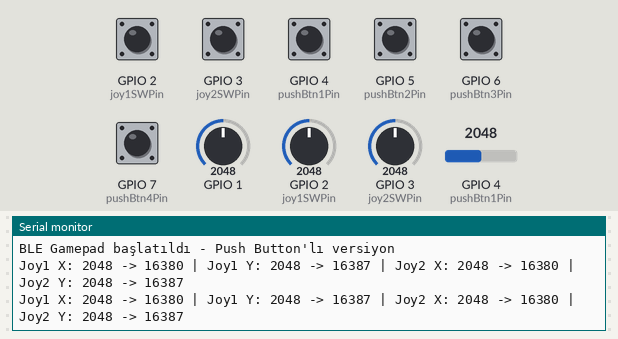
Bench run of a sketch on a simulated ESP32-S3. Parts: the last lines printed to the serial monitor. Inputs (shaded band) come from the test bench; at power-on: GPIO 2 (joy1SWPin), GPIO 3 (joy2SWPin), GPIO 4 (pushBtn1Pin), GPIO 5 (pushBtn2Pin), GPIO 6 (pushBtn3Pin), GPIO 7 (pushBtn4Pin) HIGH, GPIO 1 = 2048, GPIO 2 (joy1SWPin) = 2048, GPIO 3 (joy2SWPin) = 2048, GPIO 4 (pushBtn1Pin) = 2048. USB keyboard and mouse output is not drawn.

Above: at 1.2 s.
1.3 s: GPIO 2 (joy1SWPin) pulled LOW for 0.15 s
At 1.48 s:
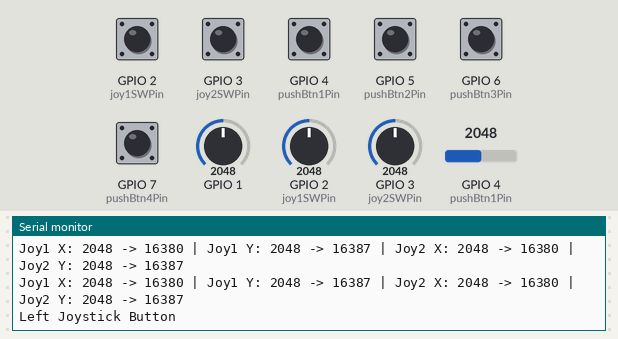
2.9 s: GPIO 3 (joy2SWPin) pulled LOW for 0.15 s
At 3.04 s:
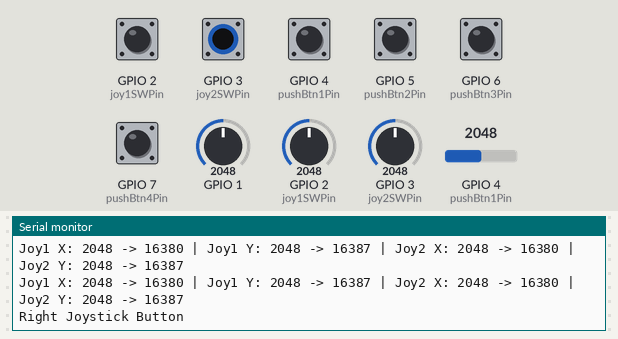
4.5 s: GPIO 4 (pushBtn1Pin) pulled LOW for 0.15 s
6.1 s: GPIO 1 set to 2866
At 6.6 s:
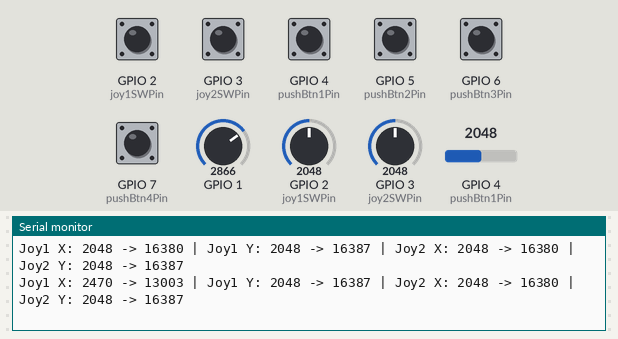
7.6 s: GPIO 2 (joy1SWPin) set to 2866
At 8.1 s:
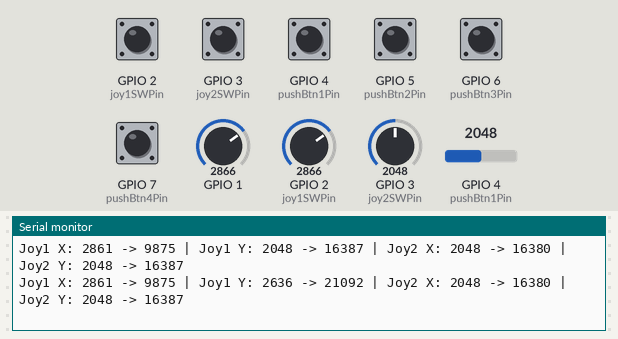
9.1 s: GPIO 3 (joy2SWPin) set to 2866
At 9.6 s:
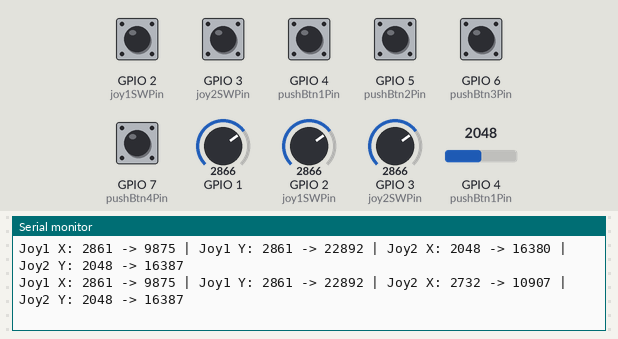
Timing chart, 0 to 11.6 s (numbered marks = the images above; inputs shaded):
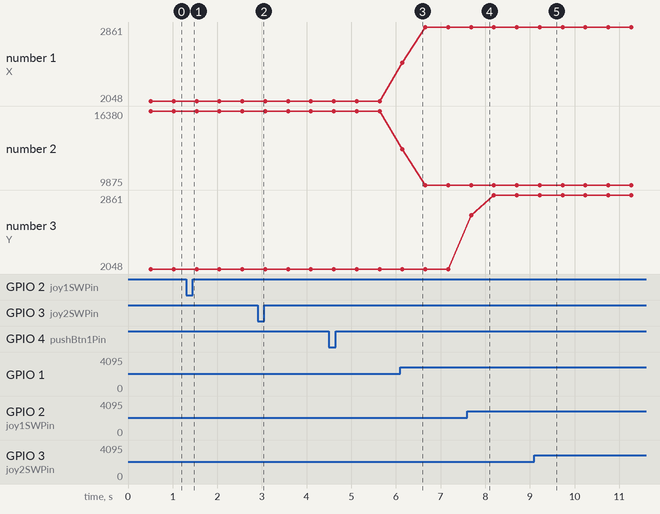

Measured:
- after the input at 1.3 s, the serial monitor: prints a new line at once (image 1)
- after the input at 2.9 s, the serial monitor: prints a new line at once (image 2)
- after the input at 6.1 s, the serial monitor: prints a new line after 0.05 s (image 3)
- after the input at 7.6 s, the serial monitor: prints a new line after 0.08 s (image 4)
- after the input at 9.1 s, the serial monitor: prints a new line after 0.12 s (image 5)
- plotted number 1: 2048 → 2861 after the input at 6.1 s
- plotted number 2: 16380 → 9875 after the input at 6.1 s

The sketch:

gamepadkod.ino
```cpp
#include <BleGamepad.h>

// Joystick 1 pinleri
const int joy1XPin = A0;  // X ekseni
const int joy1YPin = A1;  // Y ekseni
const int joy1SWPin = 2;  // Switch (buton)

// Joystick 2 pinleri
const int joy2XPin = A2;  // X ekseni
const int joy2YPin = A3;  // Y ekseni
const int joy2SWPin = 3;  // Switch (buton)

// Push button pinleri
const int pushBtn1Pin = 4;  // Push button 1
const int pushBtn2Pin = 5;  // Push button 2
const int pushBtn3Pin = 6;  // Push button 3
const int pushBtn4Pin = 7;  // Push button 4

// Debounce delay
const int debounceDelay = 50;

// Stabilizasyon için değişkenler
const int numReadings = 3;        // Kaç okuma ortalaması alınacak
const int deadZone = 250;         // Dead zone sadece merkez için (0-4095 aralığında)
const int filterStrength = 5;     // Noise filter gücü (yüksek = daha stabil, düşük = daha hassas)

// Önceki değerleri saklamak için
int prevJoy1X = 2048, prevJoy1Y = 2048;
int prevJoy2X = 2048, prevJoy2Y = 2048;

// BLE gamepad nesnesi
BleGamepad bleGamepad;

// Çoklu okuma ortalaması fonksiyonu
int getAverageReading(int pin, int readings) {
  long total = 0;
  for(int i = 0; i < readings; i++) {
    total += analogRead(pin);
    delayMicroseconds(100);  // Küçük gecikme
  }
  return total / readings;
}

// Dead zone uygulama fonksiyonu (sadece merkez için)
int applyDeadZone(int value, int center, int deadZoneSize) {
  if (abs(value - center) < deadZoneSize) {
    return center;  // Merkez değeri döndür
  }
  return value;
}

// Noise filtreleme fonksiyonu (tüm pozisyonlar için)
int applyNoiseFilter(int newValue, int oldValue, int filterStrength) {
  return (oldValue * filterStrength + newValue) / (filterStrength + 1);
}

void setup() {
  Serial.begin(115200);

  // Joystick switch pinlerini input pullup olarak ayarla
  pinMode(joy1SWPin, INPUT_PULLUP);
  pinMode(joy2SWPin, INPUT_PULLUP);

  // Push button pinlerini input pullup olarak ayarla
  pinMode(pushBtn1Pin, INPUT_PULLUP);
  pinMode(pushBtn2Pin, INPUT_PULLUP);
  pinMode(pushBtn3Pin, INPUT_PULLUP);
  pinMode(pushBtn4Pin, INPUT_PULLUP);

  // ADC attenuation ayarla (daha stabil okumalar için)
  analogSetAttenuation(ADC_11db);

  // BLE Gamepad konfigürasyonu
  BleGamepadConfiguration bleGamepadConfig;
  bleGamepadConfig.setAutoReport(false);
  bleGamepadConfig.setControllerType(CONTROLLER_TYPE_GAMEPAD);
  bleGamepadConfig.setVid(0xe502);
  bleGamepadConfig.setPid(0xbbab);
  bleGamepadConfig.setAxesMin(0);        // Minimum değer 0
  bleGamepadConfig.setAxesMax(32767);    // Maksimum değer 32767

  // Sadece gerekli kontrolleri etkinleştir
  bleGamepadConfig.setButtonCount(16);
  bleGamepadConfig.setHatSwitchCount(0);
  bleGamepadConfig.setWhichAxes(true, true, false, true, true, false, false, false);  // X, Y, Z, rZ aktif

  bleGamepad.begin(&bleGamepadConfig);

  Serial.println("BLE Gamepad başlatıldı - Push Button'lı versiyon");
}

void loop() {
  if (bleGamepad.isConnected()) {
    // Joystick buton kontrolü
    static bool joy1BtnPrev = HIGH, joy2BtnPrev = HIGH;
    bool joy1Btn = digitalRead(joy1SWPin);
    bool joy2Btn = digitalRead(joy2SWPin);

    if (joy1Btn == LOW && joy1BtnPrev == HIGH) {
      Serial.println(F("Left Joystick Button"));
      bleGamepad.press(BUTTON_10);
      delay(debounceDelay);
    } else if (joy1Btn == HIGH && joy1BtnPrev == LOW) {
      bleGamepad.release(BUTTON_10);
    }

    if (joy2Btn == LOW && joy2BtnPrev == HIGH) {
      Serial.println(F("Right Joystick Button"));
      bleGamepad.press(BUTTON_9);
      delay(debounceDelay);
    } else if (joy2Btn == HIGH && joy2BtnPrev == LOW) {
      bleGamepad.release(BUTTON_9);
    }

    joy1BtnPrev = joy1Btn;
    joy2BtnPrev = joy2Btn;

    // Push button kontrolü
    static bool pushBtn1Prev = HIGH, pushBtn2Prev = HIGH;
    static bool pushBtn3Prev = HIGH, pushBtn4Prev = HIGH;

    bool pushBtn1 = digitalRead(pushBtn1Pin);
    bool pushBtn2 = digitalRead(pushBtn2Pin);
    bool pushBtn3 = digitalRead(pushBtn3Pin);
    bool pushBtn4 = digitalRead(pushBtn4Pin);

    // Push Button 1 (BUTTON_5)
    if (pushBtn1 == LOW && pushBtn1Prev == HIGH) {
      Serial.println(F("Push Button 1 Pressed"));
      bleGamepad.press(BUTTON_5);
      delay(debounceDelay);
    } else if (pushBtn1 == HIGH && pushBtn1Prev == LOW) {
      bleGamepad.release(BUTTON_5);
    }

    // Push Button 2 (BUTTON_6)
    if (pushBtn2 == LOW && pushBtn2Prev == HIGH) {
      Serial.println(F("Push Button 2 Pressed"));
      bleGamepad.press(BUTTON_7);
      delay(debounceDelay);
    } else if (pushBtn2 == HIGH && pushBtn2Prev == LOW) {
      bleGamepad.release(BUTTON_7);
    }

    // Push Button 3 (BUTTON_7)
    if (pushBtn3 == LOW && pushBtn3Prev == HIGH) {
      Serial.println(F("Push Button 3 Pressed"));
      bleGamepad.press(BUTTON_6);
      delay(debounceDelay);
    } else if (pushBtn3 == HIGH && pushBtn3Prev == LOW) {
      bleGamepad.release(BUTTON_6);
    }

    // Push Button 4 (BUTTON_8)
    if (pushBtn4 == LOW && pushBtn4Prev == HIGH) {
      Serial.println(F("Push Button 4 Pressed"));
      bleGamepad.press(BUTTON_8);
      delay(debounceDelay);
    } else if (pushBtn4 == HIGH && pushBtn4Prev == LOW) {
      bleGamepad.release(BUTTON_8);
    }

    // Önceki button durumlarını güncelle
    pushBtn1Prev = pushBtn1;
    pushBtn2Prev = pushBtn2;
    pushBtn3Prev = pushBtn3;
    pushBtn4Prev = pushBtn4;

    // Joystick 1 - Stabilize edilmiş okuma
    int joy1X_raw = getAverageReading(joy1XPin, numReadings);
    int joy1Y_raw = getAverageReading(joy1YPin, numReadings);

    // Sadece merkez için dead zone uygula
    joy1X_raw = applyDeadZone(joy1X_raw, 2048, deadZone);
    joy1Y_raw = applyDeadZone(joy1Y_raw, 2048, deadZone);

    // Noise filtreleme
    int joy1X = applyNoiseFilter(joy1X_raw, prevJoy1X, filterStrength);
    int joy1Y = applyNoiseFilter(joy1Y_raw, prevJoy1Y, filterStrength);

    // Joystick 2 - Stabilize edilmiş okuma
    int joy2X_raw = getAverageReading(joy2XPin, numReadings);
    int joy2Y_raw = getAverageReading(joy2YPin, numReadings);

    // Sadece merkez için dead zone uygula
    joy2X_raw = applyDeadZone(joy2X_raw, 2048, deadZone);
    joy2Y_raw = applyDeadZone(joy2Y_raw, 2048, deadZone);

    // Noise filtreleme
    int joy2X = applyNoiseFilter(joy2X_raw, prevJoy2X, filterStrength);
    int joy2Y = applyNoiseFilter(joy2Y_raw, prevJoy2Y, filterStrength);

    // Değerleri map et (16-bit signed aralığı)
    int mappedJoy1X = map(joy1X, 0, 4095, 32767, 0);
    int mappedJoy1Y = map(joy1Y, 0, 4095, 0, 32767);
    int mappedJoy2X = map(joy2X, 0, 4095, 32767, 0);
    int mappedJoy2Y = map(joy2Y, 0, 4095, 0, 32767);

    // Joystick değerlerini gamepad'e ata (doğru eksenlere)
    bleGamepad.setX(mappedJoy1X);       // Sol joystick X -> Eksen 0
    bleGamepad.setY(mappedJoy1Y);       // Sol joystick Y -> Eksen 1
    bleGamepad.setZ(0);                 // Z ekseni sıfır
    bleGamepad.setRX(mappedJoy2X);      // Sağ joystick X -> Eksen 3 (RX)
    bleGamepad.setRY(mappedJoy2Y);      // Sağ joystick Y -> Eksen 4 (RY)
    bleGamepad.setRZ(0);                // RZ ekseni sıfır

    // Önceki değerleri güncelle
    prevJoy1X = joy1X;
    prevJoy1Y = joy1Y;
    prevJoy2X = joy2X;
    prevJoy2Y = joy2Y;

    // Debug çıktısı
    static unsigned long lastPrint = 0;
    if (millis() - lastPrint > 500) {
      Serial.print("Joy1 X: "); Serial.print(joy1X); Serial.print(" -> "); Serial.print(mappedJoy1X);
      Serial.print(" | Joy1 Y: "); Serial.print(joy1Y); Serial.print(" -> "); Serial.print(mappedJoy1Y);
      Serial.print(" | Joy2 X: "); Serial.print(joy2X); Serial.print(" -> "); Serial.print(mappedJoy2X);
      Serial.print(" | Joy2 Y: "); Serial.print(joy2Y); Serial.print(" -> "); Serial.print(mappedJoy2Y);
      Serial.println();
      lastPrint = millis();
    }

    // Gamepad raporunu gönder
    bleGamepad.sendReport();
    delay(10);
  }
  else {
    Serial.println("Gamepad Not Connected");
    delay(1000);
  }
}
```
